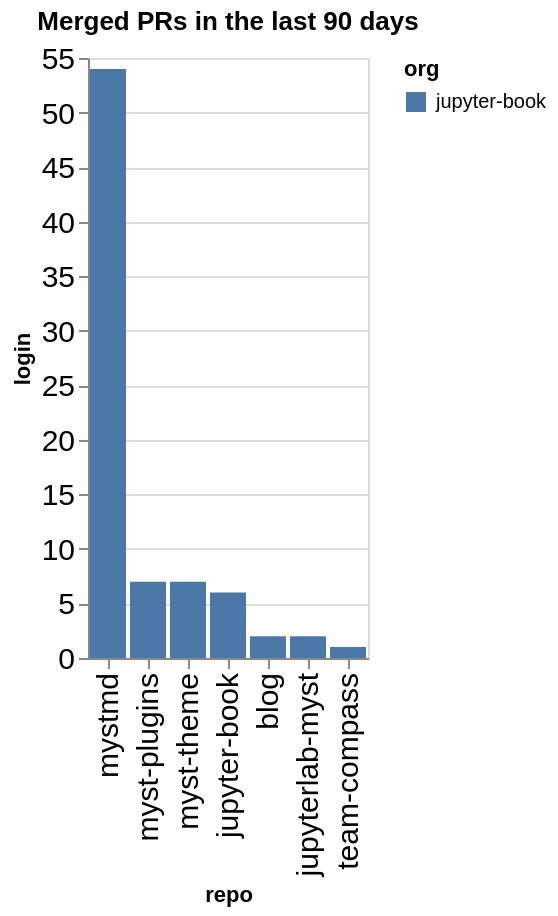

This figure's notebook cell:
### Code cell
prs_by_repo = merged.groupby(['org', 'repo']).count()['login'].reset_index().sort_values(['org', 'login'], ascending=False)
alt.Chart(data=prs_by_repo, title=f"Merged PRs in the last {n_days} days").mark_bar().encode(
    x=alt.X('repo', sort=prs_by_repo['repo'].values.tolist()),
    y='login',
    color='org'
)

### Figure 1 — Vega-Lite specification as saved in the notebook (floating-point values rounded to 4 significant figures)
{"config": {"axisLeft": {"labelFontSize": 15}, "axisBottom": {"labelFontSize": 15}}, "data": {"name": "data-4240711a7ceb93c2e3fd57e108c081d8"}, "mark": {"type": "bar"}, "encoding": {"color": {"field": "org", "type": "nominal"}, "x": {"field": "repo", "sort": ["mystmd", "myst-plugins", "myst-theme", "jupyter-book", "blog", "jupyterlab-myst", "team-compass"], "type": "nominal"}, "y": {"field": "login", "type": "quantitative"}}, "title": "Merged PRs in the last 90 days", "$schema": "https://vega.github.io/schema/vega-lite/v5.20.1.json", "datasets": {"data-4240711a7ceb93c2e3fd57e108c081d8": [{"org": "jupyter-book", "repo": "mystmd", "login": 54}, {"org": "jupyter-book", "repo": "myst-plugins", "login": 7}, {"org": "jupyter-book", "repo": "myst-theme", "login": 7}, {"org": "jupyter-book", "repo": "jupyter-book", "login": 6}, {"org": "jupyter-book", "repo": "blog", "login": 2}, {"org": "jupyter-book", "repo": "jupyterlab-myst", "login": 2}, {"org": "jupyter-book", "repo": "team-compass", "login": 1}]}}
